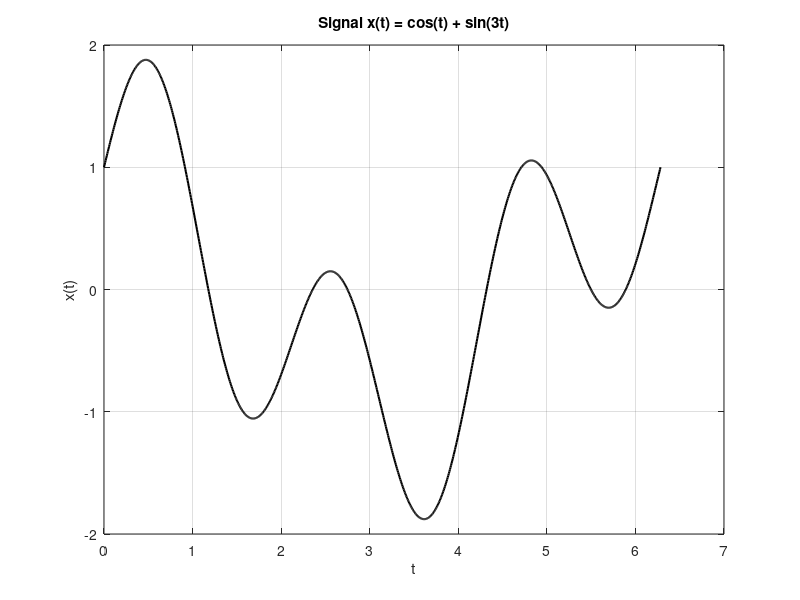

MATLAB code for this plot:
% Define time interval
t = linspace(0, 2*pi, 1000); % Fine resolution for smooth plot

% Define the signal
x_t = cos(t) + sin(3*t);

% Plot the signal
figure;
plot(t, x_t, 'k', 'LineWidth', 1.5);
xlabel('t');
ylabel('x(t)');
title('Signal x(t) = cos(t) + sin(3t)');
grid on;
